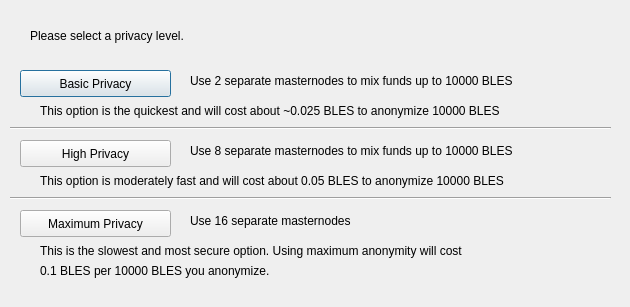
<?xml version="1.0" encoding="UTF-8"?>
<ui version="4.0">
 <class>ObfuscationConfig</class>
 <widget class="QDialog" name="ObfuscationConfig">
  <property name="geometry">
   <rect>
    <x>0</x>
    <y>0</y>
    <width>630</width>
    <height>307</height>
   </rect>
  </property>
  <property name="windowTitle">
   <string>Configure Obfuscation</string>
  </property>
  <widget class="QPushButton" name="buttonBasic">
   <property name="geometry">
    <rect>
     <x>20</x>
     <y>70</y>
     <width>151</width>
     <height>27</height>
    </rect>
   </property>
   <property name="text">
    <string>Basic Privacy</string>
   </property>
  </widget>
  <widget class="QPushButton" name="buttonHigh">
   <property name="geometry">
    <rect>
     <x>20</x>
     <y>140</y>
     <width>151</width>
     <height>27</height>
    </rect>
   </property>
   <property name="text">
    <string>High Privacy</string>
   </property>
  </widget>
  <widget class="QPushButton" name="buttonMax">
   <property name="geometry">
    <rect>
     <x>20</x>
     <y>210</y>
     <width>151</width>
     <height>27</height>
    </rect>
   </property>
   <property name="text">
    <string>Maximum Privacy</string>
   </property>
  </widget>
  <widget class="QLabel" name="label">
   <property name="geometry">
    <rect>
     <x>30</x>
     <y>20</y>
     <width>571</width>
     <height>31</height>
    </rect>
   </property>
   <property name="text">
    <string>Please select a privacy level.</string>
   </property>
  </widget>
  <widget class="QLabel" name="label_2">
   <property name="geometry">
    <rect>
     <x>190</x>
     <y>70</y>
     <width>421</width>
     <height>21</height>
    </rect>
   </property>
   <property name="text">
    <string>Use 2 separate masternodes to mix funds up to 10000 BLES</string>
   </property>
  </widget>
  <widget class="QLabel" name="label_3">
   <property name="geometry">
    <rect>
     <x>190</x>
     <y>140</y>
     <width>411</width>
     <height>21</height>
    </rect>
   </property>
   <property name="text">
    <string>Use 8 separate masternodes to mix funds up to 10000 BLES</string>
   </property>
  </widget>
  <widget class="QLabel" name="label_4">
   <property name="geometry">
    <rect>
     <x>190</x>
     <y>210</y>
     <width>421</width>
     <height>21</height>
    </rect>
   </property>
   <property name="text">
    <string>Use 16 separate masternodes</string>
   </property>
  </widget>
  <widget class="QLabel" name="label_6">
   <property name="geometry">
    <rect>
     <x>40</x>
     <y>100</y>
     <width>561</width>
     <height>21</height>
    </rect>
   </property>
   <property name="text">
    <string>This option is the quickest and will cost about ~0.025 BLES to anonymize 10000 BLES</string>
   </property>
  </widget>
  <widget class="QLabel" name="label_7">
   <property name="geometry">
    <rect>
     <x>40</x>
     <y>170</y>
     <width>561</width>
     <height>21</height>
    </rect>
   </property>
   <property name="text">
    <string>This option is moderately fast and will cost about 0.05 BLES to anonymize 10000 BLES</string>
   </property>
  </widget>
  <widget class="QLabel" name="label_8">
   <property name="geometry">
    <rect>
     <x>40</x>
     <y>240</y>
     <width>561</width>
     <height>21</height>
    </rect>
   </property>
   <property name="text">
    <string>This is the slowest and most secure option. Using maximum anonymity will cost</string>
   </property>
  </widget>
  <widget class="QLabel" name="label_9">
   <property name="geometry">
    <rect>
     <x>40</x>
     <y>260</y>
     <width>561</width>
     <height>21</height>
    </rect>
   </property>
   <property name="text">
    <string>0.1 BLES per 10000 BLES you anonymize.</string>
   </property>
  </widget>
  <widget class="Line" name="line">
   <property name="geometry">
    <rect>
     <x>10</x>
     <y>120</y>
     <width>601</width>
     <height>16</height>
    </rect>
   </property>
   <property name="orientation">
    <enum>Qt::Horizontal</enum>
   </property>
  </widget>
  <widget class="Line" name="line_2">
   <property name="geometry">
    <rect>
     <x>10</x>
     <y>190</y>
     <width>601</width>
     <height>16</height>
    </rect>
   </property>
   <property name="orientation">
    <enum>Qt::Horizontal</enum>
   </property>
  </widget>
 </widget>
 <resources/>
 <connections/>
</ui>
